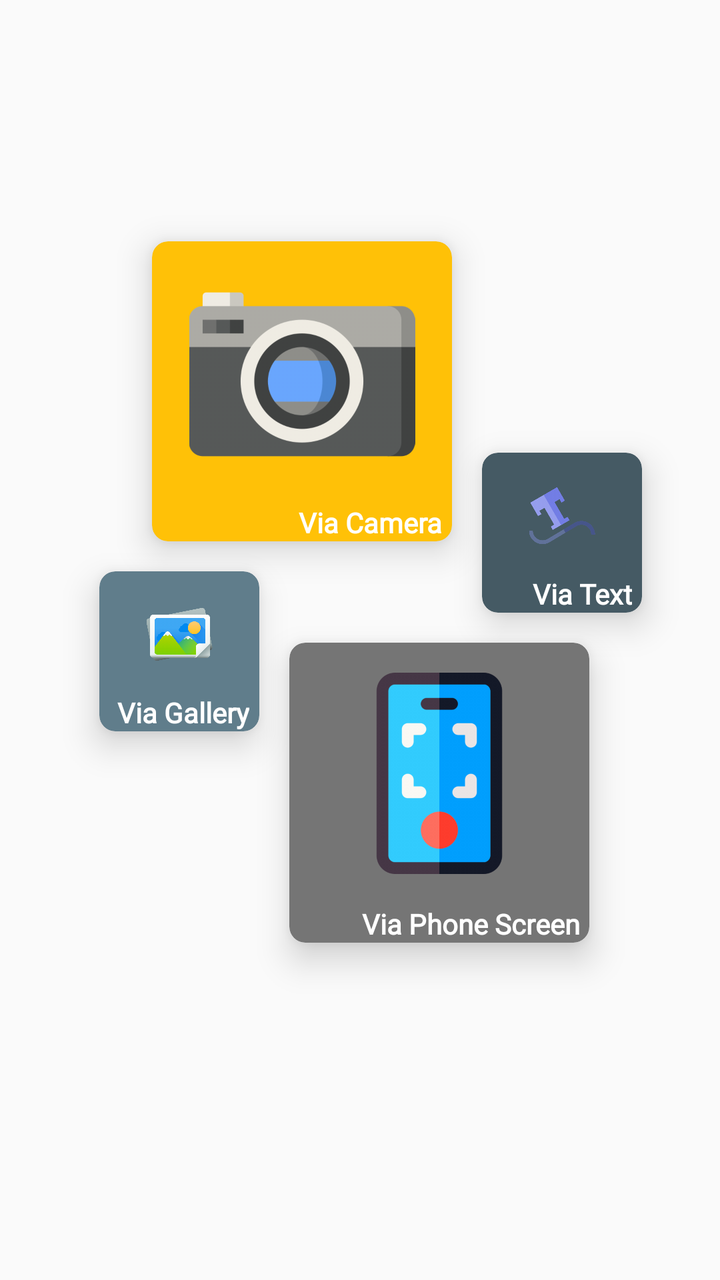
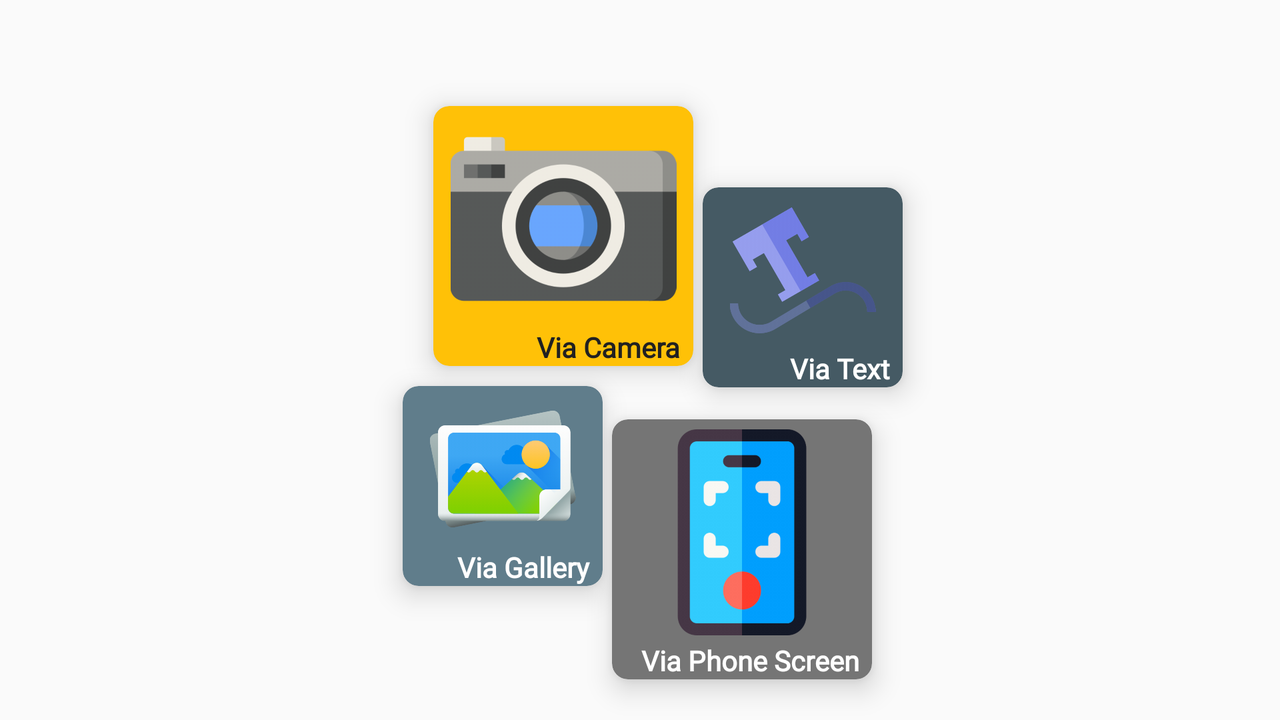

One screen, two layout resources from the same app: the default and the repository's alternative for another configuration. Each is rendered where Android would select it; the XML of both is given below.
<!-- AndroidManifest.xml: application theme AppTheme -->
<!-- res/layout/activity_main.xml -->
<?xml version="1.0" encoding="utf-8"?>
<androidx.constraintlayout.widget.ConstraintLayout xmlns:android="http://schemas.android.com/apk/res/android"
    xmlns:card_view="http://schemas.android.com/apk/res-auto"
    xmlns:tools="http://schemas.android.com/tools"
    android:layout_width="match_parent"
    android:id="@+id/mainLayout"
    android:layout_height="match_parent"
    tools:context=".activity.MainActivity">

    <androidx.cardview.widget.CardView
        android:id="@+id/cameraButton"
        android:layout_width="150dp"
        android:layout_height="150dp"
        android:layout_margin="15dp"
        card_view:cardBackgroundColor="@color/colorAccent"
        card_view:cardCornerRadius="8dp"
        card_view:cardElevation="10dp"
        card_view:layout_constraintBottom_toTopOf="@+id/viaGallery"
        card_view:layout_constraintEnd_toEndOf="parent"
        card_view:layout_constraintHorizontal_bias="0.338"
        card_view:layout_constraintStart_toStartOf="parent"
        card_view:layout_constraintTop_toTopOf="parent"
        card_view:layout_constraintVertical_bias="1.0">

        <LinearLayout
            android:layout_width="match_parent"
            android:layout_height="match_parent"
            android:orientation="vertical"
            android:weightSum="10">

            <ImageView
                android:layout_width="match_parent"
                android:layout_height="wrap_content"
                android:layout_weight="9"
                android:padding="10dp"
                card_view:srcCompat="@drawable/camera" />

            <TextView
                android:layout_width="match_parent"
                android:layout_height="wrap_content"
                android:layout_gravity="bottom|right"
                android:layout_weight="1"

                android:gravity="bottom|right"
                android:paddingRight="5dp"
                android:text="Via Camera"
                android:textColor="@android:color/white"
                android:textStyle="bold" />
        </LinearLayout>
    </androidx.cardview.widget.CardView>

    <androidx.cardview.widget.CardView
        android:id="@+id/viaText"
        android:layout_width="80dp"
        android:layout_height="80dp"
        android:layout_gravity="bottom|left"
        android:layout_margin="15dp"
        android:layout_marginBottom="10dp"
        card_view:cardBackgroundColor="@color/PrimaryDark"
        card_view:cardCornerRadius="8dp"
        card_view:cardElevation="10dp"
        card_view:layout_constraintBottom_toTopOf="@+id/viaPhone"
        card_view:layout_constraintEnd_toEndOf="parent"
        card_view:layout_constraintHorizontal_bias="0.0"
        card_view:layout_constraintStart_toEndOf="@+id/cameraButton"
        card_view:layout_constraintTop_toTopOf="parent"
        card_view:layout_constraintVertical_bias="1.0">

        <LinearLayout
            android:layout_width="match_parent"
            android:layout_height="match_parent"
            android:orientation="vertical"
            android:weightSum="10">

            <ImageView
                android:layout_width="match_parent"
                android:layout_height="wrap_content"
                android:layout_margin="5dp"
                android:layout_weight="9"
                android:padding="10dp"
                card_view:srcCompat="@drawable/text" />

            <TextView
                android:layout_width="match_parent"
                android:layout_height="wrap_content"
                android:layout_gravity="bottom|right"
                android:layout_weight="1"

                android:gravity="bottom|right"
                android:paddingRight="5dp"
                android:text="Via Text"
                android:textColor="@android:color/white"
                android:textStyle="bold" />
        </LinearLayout>
    </androidx.cardview.widget.CardView>

    <androidx.cardview.widget.CardView
        android:id="@+id/viaGallery"
        android:layout_width="80dp"
        android:layout_height="80dp"
        android:layout_gravity="top|right"
        android:layout_margin="15dp"
        card_view:cardBackgroundColor="@color/Primary"
        card_view:cardCornerRadius="8dp"
        card_view:cardElevation="10dp"
        card_view:layout_constraintBottom_toBottomOf="parent"
        card_view:layout_constraintEnd_toStartOf="@+id/viaPhone"
        card_view:layout_constraintHorizontal_bias="1.0"
        card_view:layout_constraintStart_toStartOf="parent"
        card_view:layout_constraintTop_toTopOf="parent"
        card_view:layout_constraintVertical_bias="0.511">

        <LinearLayout
            android:layout_width="match_parent"
            android:layout_height="match_parent"
            android:orientation="vertical"
            android:weightSum="10">

            <ImageView
                android:layout_width="match_parent"
                android:layout_height="wrap_content"
                android:layout_margin="5dp"
                android:layout_weight="9"
                android:padding="10dp"
                card_view:srcCompat="@drawable/gallery" />

            <TextView
                android:layout_width="match_parent"
                android:layout_height="wrap_content"
                android:layout_gravity="bottom|right"
                android:layout_weight="1"

                android:gravity="bottom|right"
                android:paddingRight="5dp"
                android:text="Via Gallery"
                android:textColor="@android:color/white"
                android:textStyle="bold" />
        </LinearLayout>
    </androidx.cardview.widget.CardView>

    <androidx.cardview.widget.CardView
        android:id="@+id/viaPhone"
        android:layout_width="150dp"
        android:layout_height="150dp"
        android:layout_margin="15dp"
        card_view:cardBackgroundColor="@color/secondary_text"
        card_view:cardCornerRadius="8dp"
        card_view:cardElevation="10dp"
        card_view:layout_constraintBottom_toBottomOf="parent"
        card_view:layout_constraintEnd_toEndOf="parent"
        card_view:layout_constraintHorizontal_bias="0.72"
        card_view:layout_constraintStart_toStartOf="parent"
        card_view:layout_constraintTop_toTopOf="parent"
        card_view:layout_constraintVertical_bias="0.666">

        <LinearLayout
            android:layout_width="match_parent"
            android:layout_height="match_parent"
            android:orientation="vertical"
            android:weightSum="10">

            <ImageView
                android:layout_width="match_parent"
                android:layout_height="120dp"
                android:layout_margin="5dp"
                android:layout_weight="9"
                android:padding="10dp"
                card_view:srcCompat="@drawable/screen" />

            <TextView
                android:layout_width="match_parent"
                android:layout_height="wrap_content"
                android:layout_gravity="bottom|right"
                android:layout_weight="1"

                android:gravity="bottom|right"
                android:paddingRight="5dp"
                android:text="Via Phone Screen"
                android:textColor="@android:color/white"
                android:textStyle="bold" />
        </LinearLayout>
    </androidx.cardview.widget.CardView>
</androidx.constraintlayout.widget.ConstraintLayout>
<!-- resources referenced by this layout -->
<resources>
  <color name="Primary">#607D8B</color>
  <color name="PrimaryDark">#455A64</color>
  <color name="colorAccent">#FFC107</color>
  <color name="secondary_text">#757575</color>
  <!-- drawable camera: png bitmap (drawable-hdpi, 16100 bytes) -->
  <!-- drawable gallery: png bitmap (drawable-hdpi, 37230 bytes) -->
  <!-- drawable screen: png bitmap (drawable-hdpi, 11726 bytes) -->
  <!-- drawable text: png bitmap (drawable-hdpi, 16702 bytes) -->
  <style name="AppTheme" parent="Theme.MaterialComponents.DayNight.DarkActionBar.Bridge">
          
          <item name="colorPrimary">@color/colorPrimary</item>
          <item name="colorPrimaryDark">#1D2529</item>
          <item name="colorAccent">@color/colorAccent</item>
          <item name="fontFamily">@font/myfont_regular</item>
      </style>
  <color name="colorPrimary">#607D8B</color>
</resources>
<!-- res/layout-land/activity_main.xml (the repository's variant of the layout above) -->
<!-- drawn on the phone turned sideways -->
<?xml version="1.0" encoding="utf-8"?>
<androidx.constraintlayout.widget.ConstraintLayout xmlns:android="http://schemas.android.com/apk/res/android"
    xmlns:card_view="http://schemas.android.com/apk/res-auto"
    xmlns:tools="http://schemas.android.com/tools"
    android:layout_width="match_parent"
    android:layout_height="match_parent"
    android:layout_gravity="center"
    android:gravity="center"
    android:orientation="vertical"
    tools:context=".activity.MainActivity">


    <androidx.cardview.widget.CardView
        android:id="@+id/cameraButton"
        android:layout_width="130dp"
        android:layout_height="130dp"
        android:layout_margin="10dp"
        android:layout_marginBottom="16dp"
        card_view:cardBackgroundColor="@color/colorAccent"
        card_view:cardCornerRadius="8dp"
        card_view:cardElevation="8dp"
        card_view:layout_constraintBottom_toTopOf="@+id/viaGallery"
        card_view:layout_constraintEnd_toEndOf="parent"
        card_view:layout_constraintHorizontal_bias="0.422"
        card_view:layout_constraintStart_toStartOf="parent"
        card_view:layout_constraintTop_toTopOf="parent"
        card_view:layout_constraintVertical_bias="1.0">

        <LinearLayout
            android:layout_width="match_parent"
            android:layout_height="match_parent"
            android:orientation="vertical"
            android:weightSum="10">

            <ImageView
                android:layout_width="match_parent"
                android:layout_height="wrap_content"
                android:layout_weight="9"
                card_view:srcCompat="@drawable/camera" />

            <TextView
                android:fontFamily="@font/myfont_regular"
                android:layout_width="match_parent"
                android:layout_height="wrap_content"
                android:layout_gravity="bottom|right"
                android:layout_weight="1"
                android:gravity="bottom|right"
                android:text="Via Camera  "
                android:textColor="@color/primary_text"
                android:textStyle="bold" />

        </LinearLayout>
    </androidx.cardview.widget.CardView>

    <androidx.cardview.widget.CardView
        android:id="@+id/viaText"
        android:layout_width="100dp"
        android:layout_height="100dp"

        android:layout_gravity="bottom|left"
        android:layout_marginBottom="16dp"
        card_view:cardBackgroundColor="@color/PrimaryDark"
        card_view:cardCornerRadius="8dp"
        card_view:cardElevation="8dp"
        card_view:layout_constraintBottom_toTopOf="@+id/viaPhone"
        card_view:layout_constraintEnd_toEndOf="parent"
        card_view:layout_constraintHorizontal_bias="0.024"
        card_view:layout_constraintStart_toEndOf="@+id/cameraButton"
        card_view:layout_constraintTop_toTopOf="parent"
        card_view:layout_constraintVertical_bias="1.0">

        <LinearLayout
            android:layout_width="match_parent"
            android:layout_height="match_parent"
            android:orientation="vertical"
            android:weightSum="10">

            <ImageView
                android:layout_width="match_parent"
                android:layout_height="wrap_content"
                android:layout_margin="5dp"
                android:layout_weight="9"
                card_view:srcCompat="@drawable/text" />

            <TextView
                android:fontFamily="@font/myfont_regular"
                android:layout_width="match_parent"
                android:layout_height="wrap_content"
                android:layout_gravity="bottom|right"
                android:layout_weight="1"
                android:gravity="bottom|right"
                android:text="Via Text  "
                android:textColor="@android:color/white"
                android:textStyle="bold" />

        </LinearLayout>
    </androidx.cardview.widget.CardView>

    <androidx.cardview.widget.CardView
        android:id="@+id/viaGallery"
        android:layout_width="100dp"
        android:layout_height="100dp"
        android:layout_gravity="top|right"
        card_view:cardBackgroundColor="@color/Primary"
        card_view:cardCornerRadius="8dp"
        card_view:cardElevation="8dp"
        card_view:layout_constraintBottom_toBottomOf="parent"
        card_view:layout_constraintEnd_toStartOf="@+id/viaPhone"
        card_view:layout_constraintHorizontal_bias="0.977"
        card_view:layout_constraintStart_toStartOf="parent"
        card_view:layout_constraintTop_toTopOf="parent"
        card_view:layout_constraintVertical_bias="0.742">

        <LinearLayout
            android:layout_width="match_parent"
            android:layout_height="match_parent"
            android:orientation="vertical"
            android:weightSum="10">

            <ImageView
                android:layout_width="match_parent"
                android:layout_height="wrap_content"
                android:layout_margin="5dp"
                android:layout_weight="9"
                card_view:srcCompat="@drawable/gallery" />

            <TextView
                android:fontFamily="@font/myfont_regular"
                android:layout_width="match_parent"
                android:layout_height="wrap_content"
                android:layout_gravity="bottom|right"
                android:layout_weight="1"
                android:gravity="bottom|right"
                android:text="Via Gallery  "
                android:textColor="@android:color/white"
                android:textStyle="bold" />

        </LinearLayout>
    </androidx.cardview.widget.CardView>

    <androidx.cardview.widget.CardView
        android:id="@+id/viaPhone"
        android:layout_width="130dp"
        android:layout_height="130dp"

        card_view:cardBackgroundColor="@color/secondary_text"
        card_view:cardCornerRadius="8dp"
        card_view:cardElevation="8dp"
        card_view:layout_constraintBottom_toBottomOf="parent"
        card_view:layout_constraintEnd_toEndOf="parent"
        card_view:layout_constraintHorizontal_bias="0.6"
        card_view:layout_constraintStart_toStartOf="parent"
        card_view:layout_constraintTop_toTopOf="parent"
        card_view:layout_constraintVertical_bias="0.911">

        <LinearLayout
            android:layout_width="match_parent"
            android:layout_height="match_parent"
            android:orientation="vertical"
            android:weightSum="10">

            <ImageView
                android:layout_width="match_parent"
                android:layout_height="wrap_content"
                android:layout_margin="5dp"
                android:layout_weight="9"
                card_view:srcCompat="@drawable/screen" />

            <TextView
                android:fontFamily="@font/myfont_regular"
                android:layout_width="match_parent"
                android:layout_height="wrap_content"
                android:layout_gravity="bottom|right"
                android:layout_weight="1"
                android:gravity="bottom|right"
                android:text="Via Phone Screen  "
                android:textColor="@android:color/white"
                android:textStyle="bold" />

        </LinearLayout>
    </androidx.cardview.widget.CardView>

</androidx.constraintlayout.widget.ConstraintLayout>
<!-- resources referenced by the variant -->
<!-- as the phone turned sideways resolves them -->
<resources>
  <color name="Primary">#607D8B</color>
  <color name="PrimaryDark">#455A64</color>
  <color name="colorAccent">#FFC107</color>
  <color name="primary_text">#212121</color>
  <color name="secondary_text">#757575</color>
  <!-- drawable camera: png bitmap (drawable-hdpi, 16100 bytes) -->
  <!-- drawable gallery: png bitmap (drawable-hdpi, 37230 bytes) -->
  <!-- drawable screen: png bitmap (drawable-hdpi, 11726 bytes) -->
  <!-- drawable text: png bitmap (drawable-hdpi, 16702 bytes) -->
  <style name="AppTheme" parent="Theme.MaterialComponents.DayNight.DarkActionBar.Bridge">
          
          <item name="colorPrimary">@color/colorPrimary</item>
          <item name="colorPrimaryDark">#1D2529</item>
          <item name="colorAccent">@color/colorAccent</item>
          <item name="fontFamily">@font/myfont_regular</item>
      </style>
  <color name="colorPrimary">#607D8B</color>
</resources>
